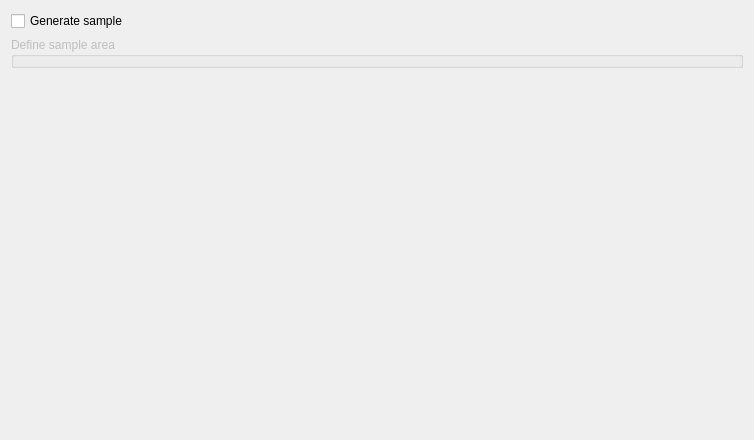
<?xml version="1.0" encoding="UTF-8"?>
<ui version="4.0">
 <class>TileGenerationSamplePageWizard</class>
 <widget class="QWizardPage" name="TileGenerationSamplePageWizard">
  <property name="geometry">
   <rect>
    <x>0</x>
    <y>0</y>
    <width>754</width>
    <height>440</height>
   </rect>
  </property>
  <property name="windowTitle">
   <string>Tile generation layers and attributes</string>
  </property>
  <property name="locale">
   <locale language="English" country="UnitedStates"/>
  </property>
  <layout class="QGridLayout" name="gridLayout" rowstretch="0,0,0">
   <item row="0" column="0">
    <widget class="QCheckBox" name="chb_sample_generation">
     <property name="text">
      <string>Generate sample</string>
     </property>
    </widget>
   </item>
   <item row="1" column="0">
    <widget class="QgsExtentGroupBox" name="gpb_extent">
     <property name="enabled">
      <bool>false</bool>
     </property>
     <property name="title">
      <string>Define sample area</string>
     </property>
     <property name="saveCollapsedState">
      <bool>false</bool>
     </property>
    </widget>
   </item>
   <item row="2" column="0">
    <spacer name="verticalSpacer">
     <property name="orientation">
      <enum>Qt::Vertical</enum>
     </property>
     <property name="sizeHint" stdset="0">
      <size>
       <width>20</width>
       <height>40</height>
      </size>
     </property>
    </spacer>
   </item>
  </layout>
 </widget>
 <customwidgets>
  <customwidget>
   <class>QgsCollapsibleGroupBox</class>
   <extends>QGroupBox</extends>
   <header>qgscollapsiblegroupbox.h</header>
   <container>1</container>
  </customwidget>
  <customwidget>
   <class>QgsExtentGroupBox</class>
   <extends>QgsCollapsibleGroupBox</extends>
   <header>qgsextentgroupbox.h</header>
   <container>1</container>
  </customwidget>
 </customwidgets>
 <resources/>
 <connections/>
</ui>
